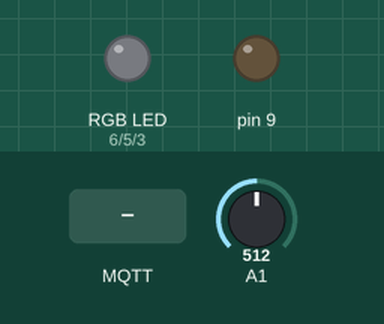
This sketch was run on a simulated Arduino Uno, built with avr-gcc and run on an emulated ATmega328P. Parts: an RGB LED mixed from three pins (HIGH = lit), output pins drawn as LEDs (lit = HIGH). The test bench sets the inputs (shaded band); at power-on: A1 = 512. Dim RGB values are drawn brighter than linear; WiFi joins after 1.5 s; servers stay silent unless stated; no MQTT or app messages arrive unless stated; what the sketch prints to the serial monitor is not drawn.

Above: at 4.2 s.
4.3 s: MQTT message "off" arrives on the first subscribed topic
At 5.4 s:
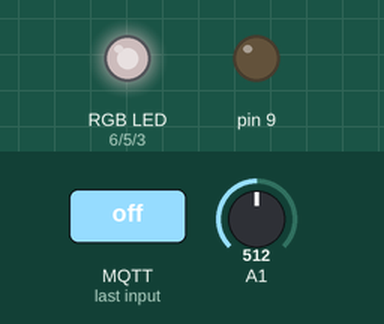
5.8 s: MQTT message "1" arrives on the third subscribed topic
At 6.5 s:
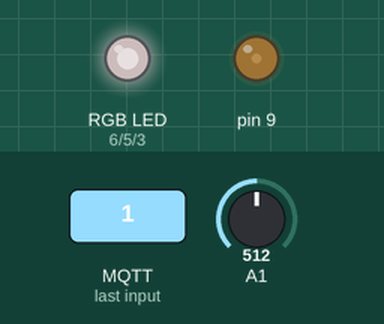
Timing chart, 0 to 8.8 s (numbered marks = the images above; inputs shaded):
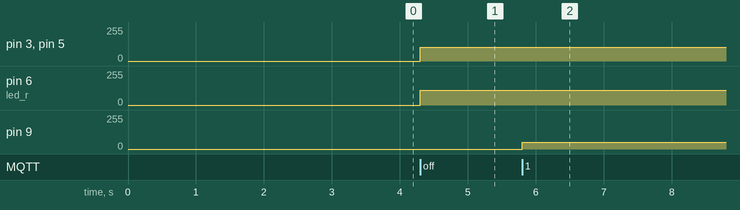

Measured:
- after the input at 4.3 s, pin 3 (led_b), pin 5 (led_g): 0/255 → 102/255 at once; pin 6 (led_r): 0/255 → 111/255 at once
- after the input at 5.8 s, pin 9: 0/255 → 49/255 at once

The sketch:

spaceprobe.ino
```cpp
#include <SPI.h>
#include <Ethernet.h>
#include <PubSubClient.h>

byte mac[]    = {  0xDE, 0xED, 0xBA, 0xFE, 0xFE, 0xE3 };
IPAddress server(10, 42, 0, 1);
EthernetClient ethClient;
PubSubClient client(ethClient);

const unsigned char led_r = 6;
const unsigned char led_g = 5;
const unsigned char led_b = 3;

float last_pot_push = 0;

float i=0;
int last_pot_error = 0;

unsigned long framestart = 0;

struct led_colour {
  unsigned char r;
  unsigned char g;
  unsigned char b;
} led_colour;

struct led_blink {
  struct led_colour colour;
  float frequency;
  unsigned long duration;
} led_blink;

struct buzz {
  unsigned int frequency;
  unsigned long duration;
};

struct volts {
  unsigned char pwm;
};

void callback(char* topic, byte* payload, unsigned int length) {
  if(strcmp(topic,"spaceprobe/led")==0 && length == sizeof(led_colour)) {
    memcpy(&led_colour,payload,sizeof(led_colour));
  }

  if(strcmp(topic,"spaceprobe/led")==0 && length == sizeof(led_blink)) {
    memcpy(&led_blink,payload,sizeof(led_blink));
    led_blink.duration += millis();
  }

  if(strcmp(topic,"spaceprobe/tone")==0 && length == sizeof(buzz)) {
    struct buzz buzz;
    memcpy(&buzz,payload,sizeof(buzz));
    tone(8,buzz.frequency,buzz.duration);
  }

  if(strcmp(topic,"spaceprobe/volts")==0 && length == sizeof(volts) ) {
    struct volts volts;
    memcpy(&volts,payload,sizeof(volts));
    analogWrite(9,volts.pwm);
  }
}


void reconnect() {
  // Loop until we're reconnected
  while (!client.connected()) {
    Serial.print("Attempting MQTT connection...");
    // Attempt to connect
    if (client.connect("SpaceProbe")) {
      Serial.println("connected");
      client.subscribe("spaceprobe/led");
      client.subscribe("spaceprobe/tone");
      client.subscribe("spaceprobe/volts");
    } else {
      Serial.print("failed, rc=");
      Serial.print(client.state());
      Serial.println(" try again in 5 seconds");
      // Wait 5 seconds before retrying
      delay(5000);
    }
  }
}


float pot = 0;
const int POT_SAMPLES=10;

void setup()
{
  delay(50);
  Serial.begin(57600);
  Serial.println("Starting The Space Probe");
  while (Ethernet.begin(mac) != 1)
  {
    Serial.println("Waiting on DHCP");
  }
  Serial.println("Have IP");
  client.setServer(server, 1883);
  client.setCallback(callback);
  memset(&led_blink,0,sizeof(led_blink));
  // Allow the hardware to sort itself out
  delay(1500);
  pot = last_pot_push = analogRead(1);
}

void loop()
{
  if (!client.connected()) {
    reconnect();
  }

  client.loop();

  if( led_blink.duration > millis() ) {
    if( millis() % (int)(led_blink.frequency *1000) >= led_blink.frequency * 500 ) {
      analogWrite(led_r,led_blink.colour.r);
      analogWrite(led_g,led_blink.colour.g);
      analogWrite(led_b,led_blink.colour.b);
    } else {
      analogWrite(led_r,0);
      analogWrite(led_g,0);
      analogWrite(led_b,0);
    }
  } else {
    analogWrite(led_r,led_colour.r);
    analogWrite(led_g,led_colour.g);
    analogWrite(led_b,led_colour.b);
  }


  float dt = float(millis() - framestart)/1000.0;
  if( dt >= 0.05) {
    framestart = millis();

    pot = (pot * (POT_SAMPLES-1) + analogRead(1)) / POT_SAMPLES;
    float p = pot - last_pot_push;
    i += p*dt;
    float d = double(p - last_pot_error)/dt;
    last_pot_error = p;

    last_pot_push += p*.0005 + i*.001 + d*.01;

    if( abs(d)*-3 + abs(p) + abs(i) > 10 ) {
      last_pot_push = pot = analogRead(1);
      i = last_pot_error = 0;
      Serial.print("pushing: ");
      Serial.println(pot);
      uint16_t buf = (uint16_t)pot;
      client.publish("spaceprobe/knob",(uint8_t*)&buf,2);
    }
  }

}
```
